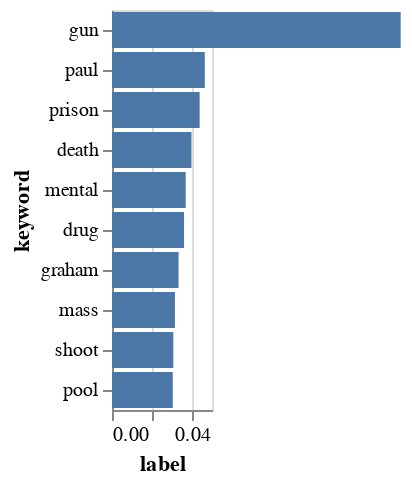

The notebook cell saved with this chart:
### Code cell
''' try to plot bar chart for one cluster '''
alt.Chart(keyword_df[keyword_df['label']==2]).mark_bar().encode(
    x=alt.X('tfidf:Q',  scale=alt.Scale(domain=[0, 0.05]), title='label'),
    y=alt.Y('keyword:N', sort='-x')
).properties(
    width = 50
)

### Figure 1 — Vega-Lite specification as saved in the notebook (floating-point values rounded to 4 significant figures)
{"config": {"view": {"continuousWidth": 400, "continuousHeight": 300}}, "data": {"name": "data-728fb66f477ee2432a4c994cde1ac7c8"}, "mark": "bar", "encoding": {"x": {"type": "quantitative", "field": "tfidf", "scale": {"domain": [0, 0.05]}, "title": "label"}, "y": {"type": "nominal", "field": "keyword", "sort": "-x"}}, "width": 50, "$schema": "https://vega.github.io/schema/vega-lite/v4.0.2.json", "datasets": {"data-728fb66f477ee2432a4c994cde1ac7c8": [{"label": 2, "keyword": "gun", "tfidf": 0.1443}, {"label": 2, "keyword": "paul", "tfidf": 0.0464}, {"label": 2, "keyword": "prison", "tfidf": 0.04383}, {"label": 2, "keyword": "death", "tfidf": 0.03973}, {"label": 2, "keyword": "mental", "tfidf": 0.03684}, {"label": 2, "keyword": "drug", "tfidf": 0.03603}, {"label": 2, "keyword": "graham", "tfidf": 0.0333}, {"label": 2, "keyword": "mass", "tfidf": 0.03147}, {"label": 2, "keyword": "shoot", "tfidf": 0.03065}, {"label": 2, "keyword": "pool", "tfidf": 0.03038}]}}
